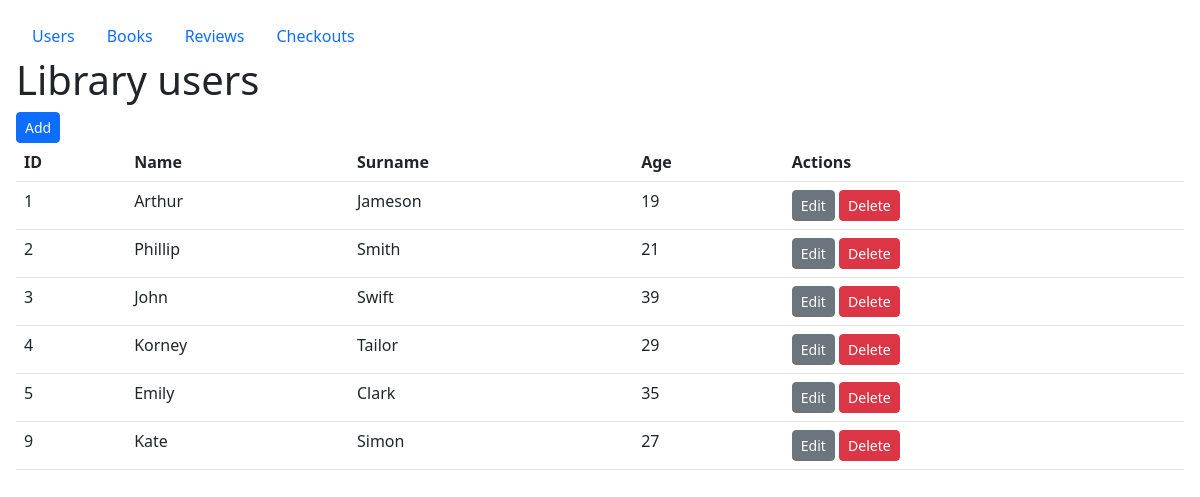
The page / on the database its author committed.
### tables this page shows
CREATE TABLE `persons` (
  `id` int(255) NOT NULL,
  `Name` varchar(255) NOT NULL,
  `Surname` varchar(255) NOT NULL,
  `Age` int(255) NOT NULL
);

### index.php (the view)
<?php include('header.php')?>
<?php
$result = mysqli_query($link, "SELECT * FROM persons");
?>
<h1>Library users</h1>
<a href="person.php" class="btn btn-primary btn-sm">Add</a>
<table class="table">
<thead>
    <tr>
        <th>ID</th>
        <th>Name</th>
        <th>Surname</th>
        <th>Age</th>
        <th>Actions</th>
    </tr>
</thead>
<tbody>
    <?php while ($row = mysqli_fetch_assoc($result)): ?>
    <tr>
        <td><?=$row["id"]?></td>
        <td><?=$row["Name"]?></td>
        <td><?=$row["Surname"]?></td>
        <td><?=$row["Age"]?></td>
        <td>
            <a class="btn btn-secondary btn-sm" href="person.php?id=<?=$row["id"]?>">Edit</a>
            <a class="btn btn-danger btn-sm" href="functions.php?delete_person=<?=$row["id"]?>" onclick="return confirm('Confirm to delete user')">Delete</a>
        </td>
    </tr>
    <?php endwhile ?>
</tbody>
</table>
<?php include('footer.php')?>

### header.php (shortened to what this page needs)
<html>
<head>
    <link href="https://cdn.jsdelivr.net/npm/bootstrap@5.2.2/dist/css/bootstrap.min.css" rel="stylesheet">
</head>
<body class="p-3">
<ul class="nav nav-pills">
    <li class="nav-item">
        <a class="nav-link" href="index.php">Users</a>
    </li>
    <li class="nav-item">
        <a class="nav-link" href="books.php">Books</a>
    </li>
    <li class="nav-item">
        <a class="nav-link" href="reviews.php">Reviews</a>
    </li>
    <li class="nav-item">
        <a class="nav-link" href="checkouts.php">Checkouts</a>
    </li>
</ul>

### footer.php (shortened to what this page needs)
</body>
</html>

### rows shown on the page
persons: id "1", Name "Arthur", Surname "Jameson", Age "19"
persons: id "2", Name "Phillip", Surname "Smith", Age "21"
persons: id "3", Name "John", Surname "Swift", Age "39"
persons: id "4", Name "Korney", Surname "Tailor", Age "29"
persons: id "5", Name "Emily", Surname "Clark", Age "35"
persons: id "9", Name "Kate", Surname "Simon", Age "27"
